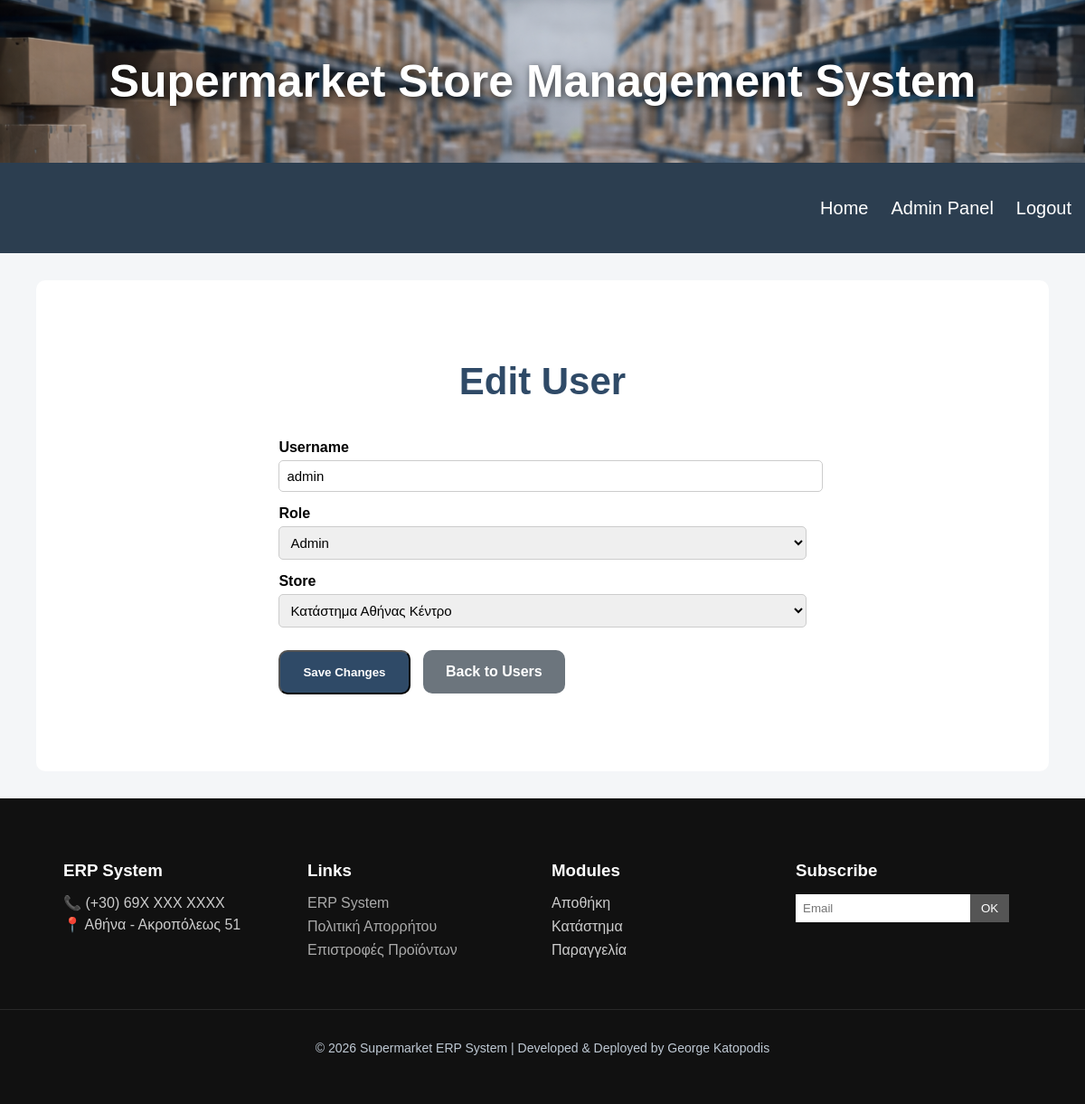
Page /admin/edit_user/11 (signed in) on the earlier database version.
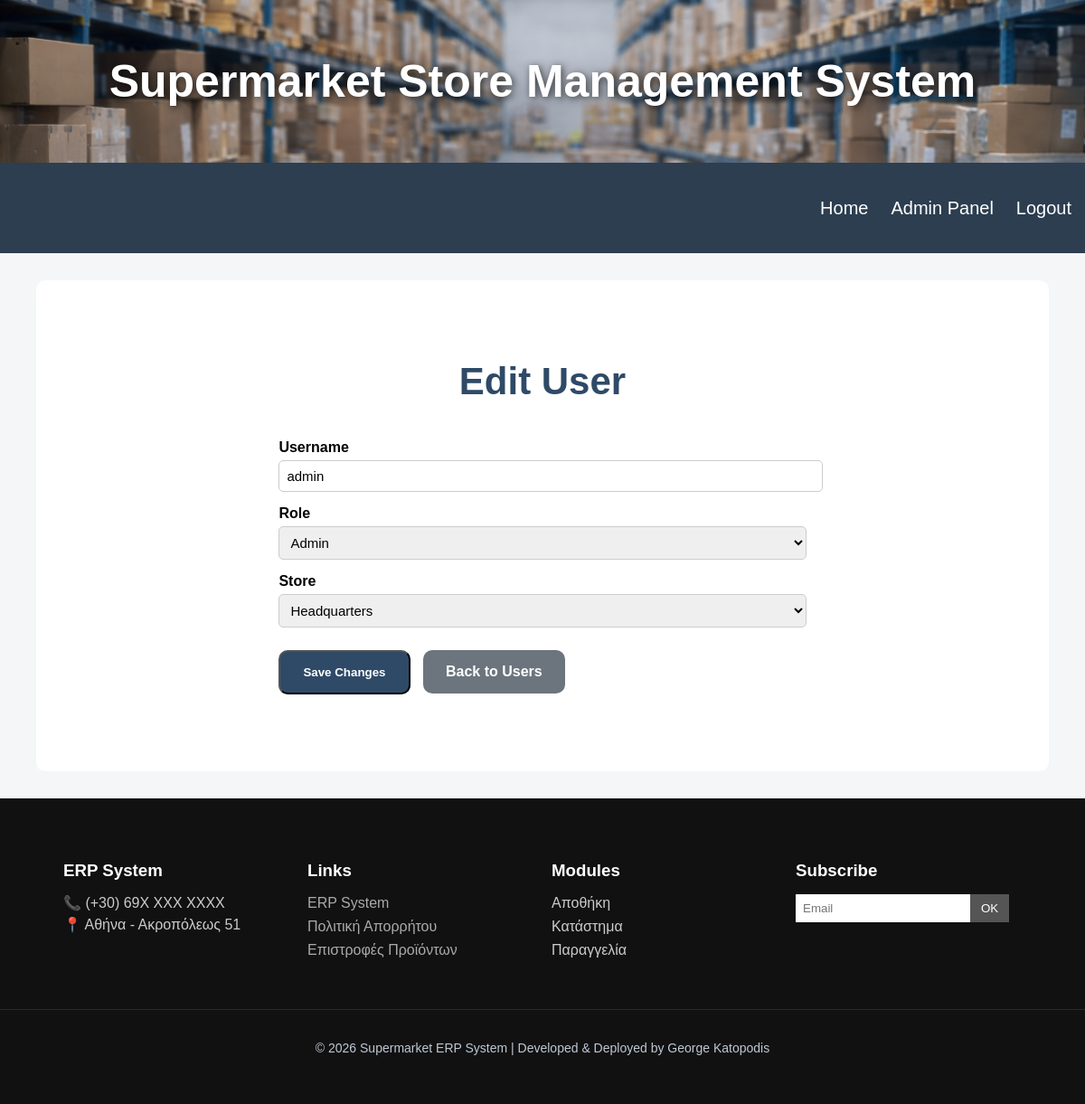
Same page on the later database version.
### tables this page shows
CREATE TABLE users (
    user_id INTEGER PRIMARY KEY AUTOINCREMENT,
    store_id INTEGER NOT NULL,
    username VARCHAR(50) NOT NULL,
    password VARCHAR(255) NOT NULL,
    role VARCHAR(20) NOT NULL, email VARCHAR(100), is_active INTEGER DEFAULT 1,
    FOREIGN KEY (store_id) REFERENCES stores(store_id)
);

CREATE TABLE stores (
    store_id INTEGER PRIMARY KEY AUTOINCREMENT,
    store_name VARCHAR(100) NOT NULL,
    store_location VARCHAR(100) NOT NULL
);

### app.py (the view, shortened to what this page needs)
@app.route("/admin/edit_user/<int:user_id>", methods=["GET", "POST"])
def edit_user(user_id):
    if "user" not in session:
        return redirect(url_for("login"))
    if session.get("role") != "admin":
        return redirect(url_for("home"))
    connection = sqlite3.connect(DATABASE_PATH)
    connection.row_factory = sqlite3.Row
    cursor = connection.cursor()
    cursor.execute("""
        SELECT *
        FROM users
        WHERE user_id = ?
    """, (user_id,))
    user = cursor.fetchone()
    cursor.execute("""
        SELECT *
        FROM stores
    """)
    stores = cursor.fetchall()
    connection.close()
    return render_template(
        "edit_user.html",
        user=user,
        stores=stores
    )

### templates/edit_user.html (shortened to what this page needs)
{% extends "base.html" %}
{% block content %}
<div class="admin-container">
    <h1 class="admin-title">Edit User</h1>
    <form method="POST" class="admin-form">
        <div class="form-group">
            <label>Username</label>
            <input type="text"
                   name="username"
                   value="{{ user.username }}"
                   required>
        </div>
        <div class="form-group">
            <label>Role</label>
            <select name="role">
                <option value="admin"
                    {% if user.role == "admin" %}
                        selected
                    {% endif %}>
                    Admin
                </option>
            </select>
        </div>
        <div class="form-group">
            <label>Store</label>
            <select name="store_id">
                {% for store in stores %}
                <option value="{{ store.store_id }}"
                    {% if store.store_id == user.store_id %}
                        selected
                    {% endif %}>
                    {{ store.store_name }}
                </option>
                {% endfor %}
            </select>
        </div>
        <div class="admin-form-buttons">
            <button type="submit" class="admin-btn">
                Save Changes
            </button>
            <a href="{{ url_for('manage_users') }}"
               class="admin-btn back-btn">
                Back to Users
            </a>
        </div>
    </form>
</div>
{% endblock %}

Differences in the rows shown:
changed users "admin": store_id "Κατάστημα Αθήνας Κέντρο" → "Headquarters"
